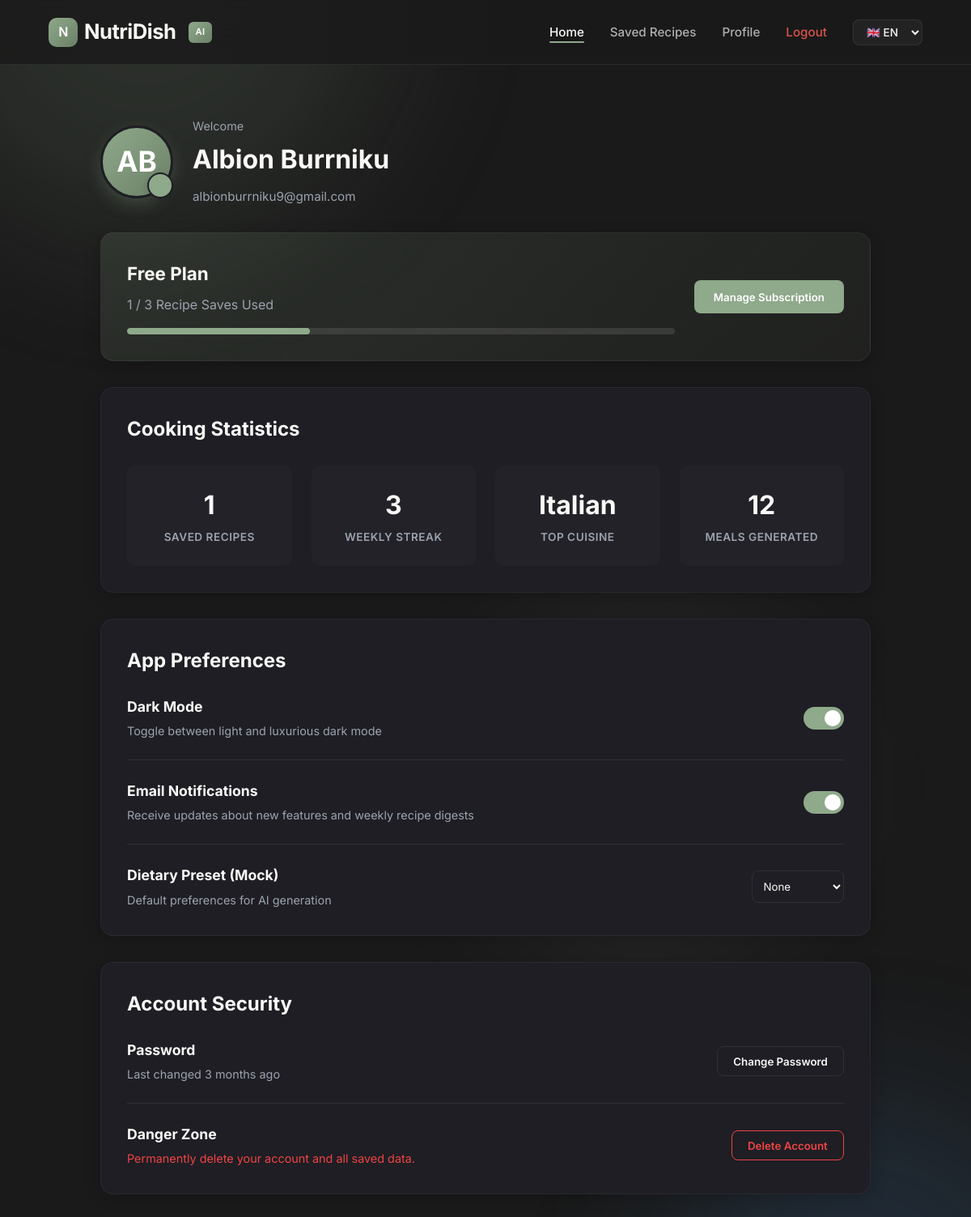
The app's page /profile (signed in) with its own data.
### models.py (models this page shows, shortened)
class User(UserMixin, db.Model):
    id = db.Column(db.Integer, primary_key=True)
    username = db.Column(db.String(100), unique=True, nullable=False)
    email = db.Column(db.String(120), unique=True, nullable=False)
    first_name = db.Column(db.String(50), nullable=False)
    last_name = db.Column(db.String(50), nullable=False)
    phone_number = db.Column(db.String(20), nullable=False)
    password_hash = db.Column(db.String(200), nullable=False)
    is_pro = db.Column(db.Boolean, default=False)
    generations_used = db.Column(db.Integer, default=0)
    profile_image = db.Column(db.Text, nullable=True)
    saved_recipes = db.relationship('SavedRecipe', backref='user', lazy=True)
    dietary_profile = db.relationship('DietaryProfile', backref='user', uselist=False, lazy=True)

### app.py (the view)
@app.route('/profile')
@login_required
def profile():
    return render_template('profile.html')

### app.py (called while the page is built)
@login_manager.user_loader
def load_user(user_id):
    return User.query.get(int(user_id))

@app.context_processor
def inject_conf_var():
    lang = request.cookies.get('lang', 'en')
    if lang not in translations:
        lang = 'en'
    return dict(t=translations[lang], lang=lang, user=current_user)

### templates/profile.html (shortened to what this page needs)
{% extends 'base.html' %}
{% block content %}
<div class="dashboard-container">
    <div class="profile-header">
        <div class="avatar-wrapper" id="profile-avatar-wrapper">
            {% if current_user.profile_image %}
                <img src="{{ current_user.profile_image }}" alt="Profile Image" class="avatar-lg" id="avatar-image-display">
            {% else %}
                <div class="avatar-lg" id="avatar-initials-display">
                    {{ current_user.first_name[0] | upper }}{{ current_user.last_name[0] | upper }}
                </div>
            {% endif %}
            <button class="avatar-edit-btn" id="avatar-edit-trigger" title="Edit Profile Image">
            </button>
        </div>
        <div>
            <p style="color: #9ca3af; font-size: 0.9rem; margin-bottom: 0.25rem;">{{ t['profile_welcome'] }}</p>
            <h1 style="font-family: var(--font-heading); font-size: 2rem; color: var(--text-primary); margin: 0;">
                {{ current_user.first_name }} {{ current_user.last_name }}
            </h1>
            <p style="color: #9ca3af; font-size: 0.95rem; margin-top: 0.5rem;">{{ current_user.email }}</p>
        </div>
    </div>
    <div class="saas-card sub-card">
        <div style="flex: 1; min-width: 250px;">
            {% if current_user.is_pro %}
                <h3 style="font-size: 1.4rem; margin-bottom: 0.5rem; color: var(--text-primary);">{{ t['profile_member_pro'] }}</h3>
                <p style="color: #9ca3af;">{{ t['profile_unlimited_access'] }}</p>
            {% else %}
                <h3 style="font-size: 1.4rem; margin-bottom: 0.5rem; color: var(--text-primary);">{{ t['profile_member_free'] }}</h3>
                <p style="color: #9ca3af;">{{ t['profile_saves_used'].format(current_user.saved_recipes | length) }}</p>
                <div class="progress-bar-bg">
                    {% set usage_pct = (current_user.saved_recipes | length) / 3 * 100 %}
                    <div class="progress-fill" style="width: {{ usage_pct }}%; {% if usage_pct >= 100 %}background: #ef4444;{% endif %}"></div>
                </div>
            {% endif %}
        </div>
        <div>
            <button class="btn-olive" id="manage-sub-trigger">{{ t['profile_manage_sub'] }}</button>
        </div>
    </div>
    <div class="saas-card">
        <h2 class="section-title">{{ t['profile_cooking_stats'] }}</h2>
        <div class="stats-grid">
            <div class="stat-box">
                <div class="stat-value">{{ current_user.saved_recipes | length }}</div>
                <div class="stat-label">{{ t['profile_saved_recipes'] }}</div>
            </div>
            <div class="stat-box">
                <div class="stat-value">3</div>
                <div class="stat-label">{{ t['profile_weekly_streak'] }}</div>
            </div>
            <div class="stat-box">
                <div class="stat-value">Italian</div>
                <div class="stat-label">{{ t['profile_top_cuisine'] }}</div>
            </div>
            <div class="stat-box">
                <div class="stat-value">12</div>
                <div class="stat-label">{{ t['profile_meals_gen'] }}</div>
            </div>
        </div>
    </div>
    <div class="saas-card">
        <h2 class="section-title">{{ t['profile_app_prefs'] }}</h2>
        <div class="settings-list">
            <div class="setting-item">
                <div class="setting-info">
                    <h4>{{ t['profile_dark_mode'] }}</h4>
                    <p>{{ t['profile_dark_desc'] }}</p>
                </div>
                <label class="toggle-switch">
                    <span class="slider"></span>
                </label>
            </div>
            <div class="setting-item">
                <div class="setting-info">
                    <h4>{{ t['profile_email_notif'] }}</h4>
                    <p>{{ t['profile_email_desc'] }}</p>
                </div>
                <label class="toggle-switch">
                    <span class="slider"></span>
                </label>
            </div>
            <div class="setting-item">
                <div class="setting-info">
                    <h4>{{ t['profile_preset'] }}</h4>
                    <p>{{ t['profile_preset_desc'] }}</p>
                </div>
                <select style="padding: 0.6rem; border-radius: 8px; background: transparent; border: 1px solid var(--glass-border); color: var(--text-primary); cursor: pointer; flex-shrink: 0; max-width: 130px;">
                    <option>{{ t['opt_none'] }}</option>
                </select>
            </div>
        </div>
    </div>
    <div class="saas-card">
        <h2 class="section-title">{{ t['profile_account_sec'] }}</h2>
        <div class="settings-list">
            <div class="setting-item">
                <div class="setting-info">
                    <h4>{{ t['auth_password'] }}</h4>
                    <p>{{ t['profile_password_last'] }}</p>
                </div>
                <button class="btn-outline" id="change-pass-trigger">{{ t['profile_change_pass'] }}</button>
            </div>
            <div class="setting-item" style="border: none;">
                <div class="setting-info">
                    <h4>{{ t['profile_danger_zone'] }}</h4>
                    <p style="color: #ef4444;">{{ t['profile_danger_desc'] }}</p>
                </div>
                <button class="btn-danger">{{ t['profile_delete_acc'] }}</button>
            </div>
        </div>
    </div>
</div>
{% endblock %}

### static/css/style.css (style rules this page uses)
:root { --sage-green: #8FA98B; --sage-light: #A8B89F; --sage-dark: #6B8067; --charcoal: #2D2D2D; --charcoal-light: #3D3D3D; --charcoal-dark: #1A1A1A; --eggshell: #FAF9F6; --eggshell-warm: #F5F2EB; --safety-blue: #4A90D9; --safety-green: #5CB85C; --safety-amber: #F0AD4E; --safety-red: #D9534F; --bg-color: #FAF9F6; --bg-secondary: #F5F2EB; --text-primary: #2D2D2D; --text-secondary: #5A5A5A; --text-muted: #8A8A8A; --primary-gradient: linear-gradient(135deg, #8FA98B 0%, #6B8067 100%); --accent-gradient: linear-gradient(135deg, #4A90D9 0%, #357ABD 100%); --glass-bg: rgba(255, 255, 255, 0.7); --glass-border: rgba(45, 45, 45, 0.1); --card-bg: #FFFFFF; --card-shadow: 0 4px 20px rgba(0, 0, 0, 0.08); --font-heading: 'Inter', -apple-system, BlinkMacSystemFont, sans-serif; --font-body: 'Inter', -apple-system, BlinkMacSystemFont, sans-serif; --font-recipe: 'Lora', Georgia, serif; --radius-sm: 8px; --radius-md: 12px; --radius-lg: 20px; --radius-xl: 32px; }
* { margin: 0; padding: 0; box-sizing: border-box; font-family: var(--font-body); }
body { background-color: var(--bg-color); color: var(--text-primary); min-height: 100vh; overflow-x: hidden; line-height: 1.6; }
body.dark-mode { --bg-color: #1A1A1A; --bg-secondary: #252525; --text-primary: #FAF9F6; --text-secondary: #B0B0B0; --text-muted: #707070; --glass-bg: rgba(45, 45, 45, 0.5); --glass-border: rgba(255, 255, 255, 0.08); --card-bg: #2D2D2D; --card-shadow: 0 4px 20px rgba(0, 0, 0, 0.3); }

### records on screen
User: first_name "A", last_name "B", first_name "Albion", last_name "Burrniku", email "albionburrniku9@gmail.com"

### other values on screen
{{ t['nav_home'] }} "Home"
{{ t['nav_saved'] }} "Saved Recipes"
{{ t['nav_profile'] }} "Profile"
{{ t['nav_logout'] }} "Logout"
{{ t['profile_welcome'] }} "Welcome"
{{ t['profile_member_free'] }} "Free Plan"
{{ t['profile_saves_used'].format(current_user.saved_recipes | length) }} "1 / 3 Recipe Saves Used"
{{ t['profile_manage_sub'] }} "Manage Subscription"
{{ t['profile_cooking_stats'] }} "Cooking Statistics"
{{ current_user.saved_recipes | length }} "1"
{{ t['profile_saved_recipes'] }} "SAVED RECIPES"
{{ t['profile_weekly_streak'] }} "WEEKLY STREAK"
{{ t['profile_top_cuisine'] }} "TOP CUISINE"
{{ t['profile_meals_gen'] }} "MEALS GENERATED"
{{ t['profile_app_prefs'] }} "App Preferences"
